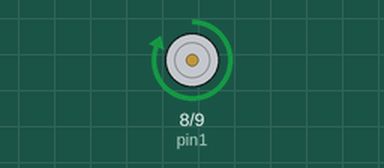
A sketch run on a simulated Arduino Uno, built with avr-gcc and run on an emulated ATmega328P. Shown: motor-driver pin pairs drawn as motors (green arrow = first pin HIGH = forward, orange = second pin HIGH = backward, longer = more drive). What the sketch prints to the serial monitor is not drawn.

Above: at 0.5 s.
Timing chart, 0 to 4.6 s (numbered marks = the images above):
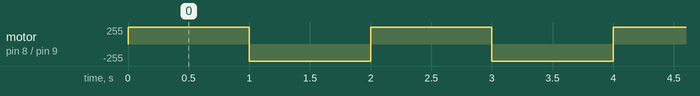

Measured:
- by itself, motor on pin 8 (pin1) / pin 9 (pin2): alternates forward 255/255 for 1.0 s and backward 255/255 for 1.0 s

The sketch:

motor.ino
```cpp
int pin1 = 8;
int pin2 = 9;

void setup() {
  Serial.begin (9600);
  //Define inputs and outputs
  pinMode(pin1, OUTPUT);
  pinMode(pin2, OUTPUT);

}

void loop() {
  digitalWrite(pin1, HIGH);
  digitalWrite(pin2, LOW);
  Serial.println("Forward!");
  delay(1000);
  digitalWrite(pin1, LOW);
  digitalWrite(pin2, HIGH);
  Serial.println("Reverse!");
  delay(1000);
}
```
